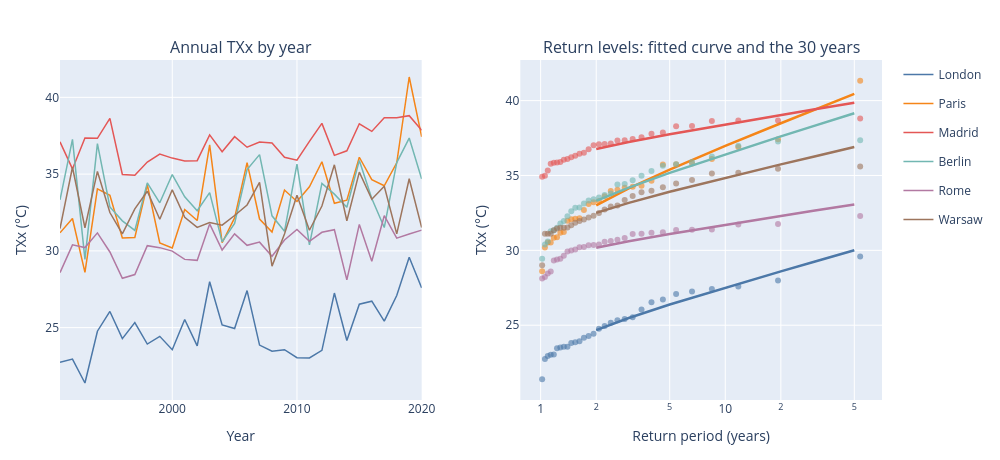

Source (notebook cell):
### Markdown cell above
## 4. Look closer: the 30 values behind a curve

Nothing here is hidden: `annual_extremes()` returns the exact per-year, per-cell values the fit saw. For each city below (using the nearest ERA5 land cell), the dots are its 30 annual TXx values placed at their empirical return periods, and the line is the fitted curve read back through the evaluator. A heat-wave year such as 2003 or 2019 shows up as the top dots.

### Code cell
annual = txx_plan.annual_extremes().to_pandas()
CURVE_RPS = [2, 3, 5, 10, 20, 30, 50]


cells = annual[["latitude", "longitude"]].drop_duplicates().to_numpy()


def nearest_land_cell(lon, lat):
    # ERA5 here is a 1.5-degree grid with sea cells masked out, so a coastal
    # city may sit in a masked cell: use the nearest cell that has a record.
    distance = (cells[:, 0] - lat) ** 2 + ((cells[:, 1] - lon) * np.cos(np.radians(lat))) ** 2
    return tuple(cells[distance.argmin()])


NEAREST = {city: nearest_land_cell(lon, lat) for city, (lon, lat) in CITIES.items()}
curve_assets = pa.table({
    "asset_id": list(NEAREST),
    "longitude": [lon for _, lon in NEAREST.values()],
    "latitude": [lat for lat, _ in NEAREST.values()],
})
txx.for_assets(curve_assets).return_periods(CURVE_RPS).write_parquet(
    DATA_DIR / "era5_txx_city_curves.parquet"
)
curves = pq.read_table(DATA_DIR / "era5_txx_city_curves.parquet").to_pandas().set_index("asset_id")

fig = make_subplots(
    rows=1, cols=2, column_widths=[0.5, 0.5], horizontal_spacing=0.12,
    subplot_titles=("Annual TXx by year", "Return levels: fitted curve and the 30 years"),
)
colors = {"London": "#4C78A8", "Paris": "#F58518", "Madrid": "#E45756",
          "Berlin": "#72B7B2", "Rome": "#B279A2", "Warsaw": "#9D755D"}
for city, (lon, lat) in CITIES.items():
    cell_lat, cell_lon = NEAREST[city]
    series = annual[(annual["latitude"] == cell_lat) & (annual["longitude"] == cell_lon)].sort_values("year")
    fig.add_trace(go.Scatter(x=series["year"], y=series["value"], mode="lines", name=city,
                             line=dict(color=colors[city], width=1.5), legendgroup=city), row=1, col=1)
    periods, values = plotting_position_curve(series["value"].to_numpy(), "upper")
    fig.add_trace(go.Scatter(x=periods, y=values, mode="markers", name=f"{city} (years)",
                             marker=dict(color=colors[city], size=6, opacity=0.6),
                             legendgroup=city, showlegend=False), row=1, col=2)
    fig.add_trace(go.Scatter(x=CURVE_RPS, y=[curves.loc[city, f"value_rp{rp}"] for rp in CURVE_RPS],
                             mode="lines", line=dict(color=colors[city], width=2.5),
                             legendgroup=city, showlegend=False), row=1, col=2)
fig.update_xaxes(title_text="Year", row=1, col=1)
fig.update_xaxes(title_text="Return period (years)", type="log", row=1, col=2)
fig.update_yaxes(title_text="TXx (°C)", row=1, col=1)
fig.update_yaxes(title_text="TXx (°C)", row=1, col=2)
fig.update_layout(margin=dict(l=60, r=20, t=60, b=60), width=1000, height=460)
fig.show()

hottest = annual.loc[annual.groupby(["latitude", "longitude"])["value"].idxmax(), "year"].value_counts().head(4)
print("Years most often hottest across the area's cells:", {int(year): int(count) for year, count in hottest.items()})

### Figure 1 — Plotly figure (JSON) as saved in the notebook; plotly's stock layout.template omitted (floating-point values rounded to 4 significant figures)
{"data": [{"legendgroup": "London", "line": {"color": "#4C78A8", "width": 1.5}, "mode": "lines", "name": "London", "type": "scatter", "x": [1991, 1992, 1993, 1994, 1995, 1996, 1997, 1998, 1999, 2000, 2001, 2002, 2003, 2004, 2005, 2006, 2007, 2008, 2009, 2010, 2011, 2012, 2013, 2014, 2015, 2016, 2017, 2018, 2019, 2020], "xaxis": "x", "y": [22.75, 22.95, 21.39, 24.77, 26.05, 24.28, 25.33, 23.93, 24.43, 23.56, 25.53, 23.81, 27.99, 25.17, 24.94, 27.41, 23.86, 23.47, 23.56, 23.04, 23.03, 23.52, 27.25, 24.16, 26.53, 26.72, 25.42, 27.09, 29.59, 27.59], "yaxis": "y"}, {"legendgroup": "London", "marker": {"color": "#4C78A8", "opacity": 0.6, "size": 6}, "mode": "markers", "name": "London (years)", "showlegend": false, "type": "scatter", "x": [1.019, 1.055, 1.093, 1.134, 1.178, 1.226, 1.278, 1.335, 1.397, 1.465, 1.54, 1.623, 1.715, 1.819, 1.936, 2.069, 2.221, 2.398, 2.606, 2.852, 3.151, 3.519, 3.984, 4.591, 5.417, 6.605, 8.461, 11.77, 19.31, 53.79], "xaxis": "x2", "y": [21.39, 22.75, 22.95, 23.03, 23.04, 23.47, 23.52, 23.56, 23.56, 23.81, 23.86, 23.93, 24.16, 24.28, 24.43, 24.77, 24.94, 25.17, 25.33, 25.42, 25.53, 26.05, 26.53, 26.72, 27.09, 27.25, 27.41, 27.59, 27.99, 29.59], "yaxis": "y2"}, {"legendgroup": "London", "line": {"color": "#4C78A8", "width": 2.5}, "mode": "lines", "showlegend": false, "type": "scatter", "x": [2, 3, 5, 10, 20, 30, 50], "xaxis": "x2", "y": [24.67, 25.48, 26.38, 27.51, 28.6, 29.22, 30.0], "yaxis": "y2"}, {"legendgroup": "Paris", "line": {"color": "#F58518", "width": 1.5}, "mode": "lines", "name": "Paris", "type": "scatter", "x": [1991, 1992, 1993, 1994, 1995, 1996, 1997, 1998, 1999, 2000, 2001, 2002, 2003, 2004, 2005, 2006, 2007, 2008, 2009, 2010, 2011, 2012, 2013, 2014, 2015, 2016, 2017, 2018, 2019, 2020], "xaxis": "x", "y": [31.18, 32.11, 28.6, 34.04, 33.62, 30.84, 30.87, 34.31, 30.52, 30.19, 32.69, 31.98, 36.91, 30.53, 32.15, 35.75, 32.07, 31.22, 33.96, 33.21, 34.18, 35.81, 33.1, 33.3, 36.1, 34.64, 34.24, 35.73, 41.33, 37.42], "yaxis": "y"}, {"legendgroup": "Paris", "marker": {"color": "#F58518", "opacity": 0.6, "size": 6}, "mode": "markers", "name": "Paris (years)", "showlegend": false, "type": "scatter", "x": [1.019, 1.055, 1.093, 1.134, 1.178, 1.226, 1.278, 1.335, 1.397, 1.465, 1.54, 1.623, 1.715, 1.819, 1.936, 2.069, 2.221, 2.398, 2.606, 2.852, 3.151, 3.519, 3.984, 4.591, 5.417, 6.605, 8.461, 11.77, 19.31, 53.79], "xaxis": "x2", "y": [28.6, 30.19, 30.52, 30.53, 30.84, 30.87, 31.18, 31.22, 31.98, 32.07, 32.11, 32.15, 32.69, 33.1, 33.21, 33.3, 33.62, 33.96, 34.04, 34.18, 34.24, 34.31, 34.64, 35.73, 35.75, 35.81, 36.1, 36.91, 37.42, 41.33], "yaxis": "y2"}, {"legendgroup": "Paris", "line": {"color": "#F58518", "width": 2.5}, "mode": "lines", "showlegend": false, "type": "scatter", "x": [2, 3, 5, 10, 20, 30, 50], "xaxis": "x2", "y": [33.01, 34.14, 35.39, 36.97, 38.49, 39.36, 40.45], "yaxis": "y2"}, {"legendgroup": "Madrid", "line": {"color": "#E45756", "width": 1.5}, "mode": "lines", "name": "Madrid", "type": "scatter", "x": [1991, 1992, 1993, 1994, 1995, 1996, 1997, 1998, 1999, 2000, 2001, 2002, 2003, 2004, 2005, 2006, 2007, 2008, 2009, 2010, 2011, 2012, 2013, 2014, 2015, 2016, 2017, 2018, 2019, 2020], "xaxis": "x", "y": [37.1, 35.34, 37.36, 37.33, 38.63, 34.98, 34.92, 35.79, 36.31, 36.04, 35.85, 35.87, 37.56, 36.46, 37.44, 36.75, 37.09, 37.02, 36.1, 35.91, 37.13, 38.31, 36.22, 36.52, 38.28, 37.78, 38.68, 38.67, 38.81, 37.86], "yaxis": "y"}, {"legendgroup": "Madrid", "marker": {"color": "#E45756", "opacity": 0.6, "size": 6}, "mode": "markers", "name": "Madrid (years)", "showlegend": false, "type": "scatter", "x": [1.019, 1.055, 1.093, 1.134, 1.178, 1.226, 1.278, 1.335, 1.397, 1.465, 1.54, 1.623, 1.715, 1.819, 1.936, 2.069, 2.221, 2.398, 2.606, 2.852, 3.151, 3.519, 3.984, 4.591, 5.417, 6.605, 8.461, 11.77, 19.31, 53.79], "xaxis": "x2", "y": [34.92, 34.98, 35.34, 35.79, 35.85, 35.87, 35.91, 36.04, 36.1, 36.22, 36.31, 36.46, 36.52, 36.75, 37.02, 37.09, 37.1, 37.13, 37.33, 37.36, 37.44, 37.56, 37.78, 37.86, 38.28, 38.31, 38.63, 38.67, 38.68, 38.81], "yaxis": "y2"}, {"legendgroup": "Madrid", "line": {"color": "#E45756", "width": 2.5}, "mode": "lines", "showlegend": false, "type": "scatter", "x": [2, 3, 5, 10, 20, 30, 50], "xaxis": "x2", "y": [36.77, 37.23, 37.76, 38.41, 39.04, 39.41, 39.86], "yaxis": "y2"}, {"legendgroup": "Berlin", "line": {"color": "#72B7B2", "width": 1.5}, "mode": "lines", "name": "Berlin", "type": "scatter", "x": [1991, 1992, 1993, 1994, 1995, 1996, 1997, 1998, 1999, 2000, 2001, 2002, 2003, 2004, 2005, 2006, 2007, 2008, 2009, 2010, 2011, 2012, 2013, 2014, 2015, 2016, 2017, 2018, 2019, 2020], "xaxis": "x", "y": [33.32, 37.27, 29.44, 36.99, 32.86, 31.95, 31.34, 34.43, 33.13, 34.97, 33.53, 32.62, 33.79, 30.59, 31.79, 35.29, 36.27, 32.28, 31.27, 35.65, 30.39, 34.39, 33.69, 32.84, 35.89, 33.42, 31.52, 35.75, 37.35, 34.69], "yaxis": "y"}, {"legendgroup": "Berlin", "marker": {"color": "#72B7B2", "opacity": 0.6, "size": 6}, "mode": "markers", "name": "Berlin (years)", "showlegend": false, "type": "scatter", "x": [1.019, 1.055, 1.093, 1.134, 1.178, 1.226, 1.278, 1.335, 1.397, 1.465, 1.54, 1.623, 1.715, 1.819, 1.936, 2.069, 2.221, 2.398, 2.606, 2.852, 3.151, 3.519, 3.984, 4.591, 5.417, 6.605, 8.461, 11.77, 19.31, 53.79], "xaxis": "x2", "y": [29.44, 30.39, 30.59, 31.27, 31.34, 31.52, 31.79, 31.95, 32.28, 32.62, 32.84, 32.86, 33.13, 33.32, 33.42, 33.53, 33.69, 33.79, 34.39, 34.43, 34.69, 34.97, 35.29, 35.65, 35.75, 35.89, 36.27, 36.99, 37.27, 37.35], "yaxis": "y2"}, {"legendgroup": "Berlin", "line": {"color": "#72B7B2", "width": 2.5}, "mode": "lines", "showlegend": false, "type": "scatter", "x": [2, 3, 5, 10, 20, 30, 50], "xaxis": "x2", "y": [33.3, 34.19, 35.18, 36.42, 37.61, 38.3, 39.16], "yaxis": "y2"}, {"legendgroup": "Rome", "line": {"color": "#B279A2", "width": 1.5}, "mode": "lines", "name": "Rome", "type": "scatter", "x": [1991, 1992, 1993, 1994, 1995, 1996, 1997, 1998, 1999, 2000, 2001, 2002, 2003, 2004, 2005, 2006, 2007, 2008, 2009, 2010, 2011, 2012, 2013, 2014, 2015, 2016, 2017, 2018, 2019, 2020], "xaxis": "x", "y": [28.59, 30.39, 30.22, 31.17, 29.93, 28.21, 28.46, 30.34, 30.21, 29.99, 29.44, 29.38, 31.76, 30.06, 31.11, 30.36, 30.57, 29.65, 30.7, 31.4, 30.62, 31.21, 31.38, 28.11, 31.72, 29.32, 32.29, 30.83, 31.1, 31.35], "yaxis": "y"}, {"legendgroup": "Rome", "marker": {"color": "#B279A2", "opacity": 0.6, "size": 6}, "mode": "markers", "name": "Rome (years)", "showlegend": false, "type": "scatter", "x": [1.019, 1.055, 1.093, 1.134, 1.178, 1.226, 1.278, 1.335, 1.397, 1.465, 1.54, 1.623, 1.715, 1.819, 1.936, 2.069, 2.221, 2.398, 2.606, 2.852, 3.151, 3.519, 3.984, 4.591, 5.417, 6.605, 8.461, 11.77, 19.31, 53.79], "xaxis": "x2", "y": [28.11, 28.21, 28.46, 28.59, 29.32, 29.38, 29.44, 29.65, 29.93, 29.99, 30.06, 30.21, 30.22, 30.34, 30.36, 30.39, 30.57, 30.62, 30.7, 30.83, 31.1, 31.11, 31.17, 31.21, 31.35, 31.38, 31.4, 31.72, 31.76, 32.29], "yaxis": "y2"}, {"legendgroup": "Rome", "line": {"color": "#B279A2", "width": 2.5}, "mode": "lines", "showlegend": false, "type": "scatter", "x": [2, 3, 5, 10, 20, 30, 50], "xaxis": "x2", "y": [30.17, 30.61, 31.1, 31.71, 32.3, 32.64, 33.06], "yaxis": "y2"}, {"legendgroup": "Warsaw", "line": {"color": "#9D755D", "width": 1.5}, "mode": "lines", "name": "Warsaw", "type": "scatter", "x": [1991, 1992, 1993, 1994, 1995, 1996, 1997, 1998, 1999, 2000, 2001, 2002, 2003, 2004, 2005, 2006, 2007, 2008, 2009, 2010, 2011, 2012, 2013, 2014, 2015, 2016, 2017, 2018, 2019, 2020], "xaxis": "x", "y": [31.46, 35.45, 31.51, 35.18, 32.5, 31.1, 32.73, 33.89, 32.06, 33.98, 32.19, 31.53, 31.85, 31.67, 32.31, 32.99, 34.46, 29.0, 31.1, 33.63, 31.34, 32.92, 35.61, 31.96, 35.13, 33.36, 34.21, 31.11, 34.7, 31.52], "yaxis": "y"}, {"legendgroup": "Warsaw", "marker": {"color": "#9D755D", "opacity": 0.6, "size": 6}, "mode": "markers", "name": "Warsaw (years)", "showlegend": false, "type": "scatter", "x": [1.019, 1.055, 1.093, 1.134, 1.178, 1.226, 1.278, 1.335, 1.397, 1.465, 1.54, 1.623, 1.715, 1.819, 1.936, 2.069, 2.221, 2.398, 2.606, 2.852, 3.151, 3.519, 3.984, 4.591, 5.417, 6.605, 8.461, 11.77, 19.31, 53.79], "xaxis": "x2", "y": [29.0, 31.1, 31.1, 31.11, 31.34, 31.46, 31.51, 31.52, 31.53, 31.67, 31.85, 31.96, 32.06, 32.19, 32.31, 32.5, 32.73, 32.92, 32.99, 33.36, 33.63, 33.89, 33.98, 34.21, 34.46, 34.7, 35.13, 35.18, 35.45, 35.61], "yaxis": "y2"}, {"legendgroup": "Warsaw", "line": {"color": "#9D755D", "width": 2.5}, "mode": "lines", "showlegend": false, "type": "scatter", "x": [2, 3, 5, 10, 20, 30, 50], "xaxis": "x2", "y": [32.5, 33.17, 33.91, 34.84, 35.74, 36.25, 36.9], "yaxis": "y2"}], "layout": {"annotations": [{"font": {"size": 16}, "showarrow": false, "text": "Annual TXx by year", "x": 0.22, "xanchor": "center", "xref": "paper", "y": 1.0, "yanchor": "bottom", "yref": "paper"}, {"font": {"size": 16}, "showarrow": false, "text": "Return levels: fitted curve and the 30 years", "x": 0.78, "xanchor": "center", "xref": "paper", "y": 1.0, "yanchor": "bottom", "yref": "paper"}], "height": 460, "margin": {"b": 60, "l": 60, "r": 20, "t": 60}, "width": 1000, "xaxis": {"anchor": "y", "domain": [0.0, 0.44], "title": {"text": "Year"}}, "xaxis2": {"anchor": "y2", "domain": [0.56, 1.0], "title": {"text": "Return period (years)"}, "type": "log"}, "yaxis": {"anchor": "x", "domain": [0.0, 1.0], "title": {"text": "TXx (°C)"}}, "yaxis2": {"anchor": "x2", "domain": [0.0, 1.0], "title": {"text": "TXx (°C)"}}}}
